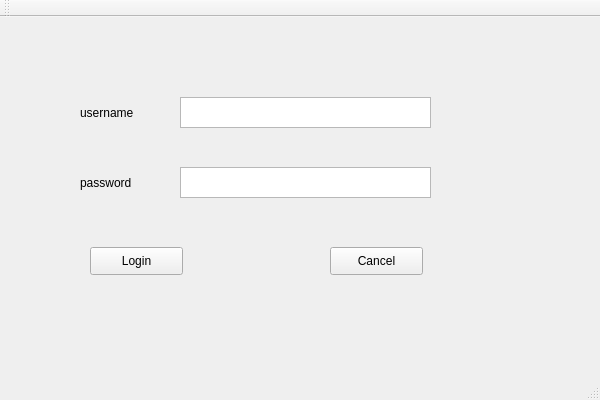
<?xml version="1.0" encoding="UTF-8"?>
<ui version="4.0">
 <class>qtClass</class>
 <widget class="QMainWindow" name="qtClass">
  <property name="geometry">
   <rect>
    <x>0</x>
    <y>0</y>
    <width>600</width>
    <height>400</height>
   </rect>
  </property>
  <property name="windowTitle">
   <string>qt</string>
  </property>
  <widget class="QWidget" name="centralWidget">
   <widget class="QPushButton" name="pushButton">
    <property name="geometry">
     <rect>
      <x>90</x>
      <y>230</y>
      <width>93</width>
      <height>28</height>
     </rect>
    </property>
    <property name="text">
     <string>Login</string>
    </property>
   </widget>
   <widget class="QLabel" name="label">
    <property name="geometry">
     <rect>
      <x>80</x>
      <y>70</y>
      <width>71</width>
      <height>51</height>
     </rect>
    </property>
    <property name="text">
     <string>username</string>
    </property>
   </widget>
   <widget class="QPushButton" name="pushButton_2">
    <property name="geometry">
     <rect>
      <x>330</x>
      <y>230</y>
      <width>93</width>
      <height>28</height>
     </rect>
    </property>
    <property name="text">
     <string>Cancel</string>
    </property>
   </widget>
   <widget class="QLabel" name="label_2">
    <property name="geometry">
     <rect>
      <x>80</x>
      <y>140</y>
      <width>71</width>
      <height>51</height>
     </rect>
    </property>
    <property name="text">
     <string>password</string>
    </property>
   </widget>
   <widget class="QTextBrowser" name="textBrowser">
    <property name="geometry">
     <rect>
      <x>180</x>
      <y>80</y>
      <width>251</width>
      <height>31</height>
     </rect>
    </property>
   </widget>
   <widget class="QTextBrowser" name="textBrowser_2">
    <property name="geometry">
     <rect>
      <x>180</x>
      <y>150</y>
      <width>251</width>
      <height>31</height>
     </rect>
    </property>
   </widget>
  </widget>
  <widget class="QMenuBar" name="menuBar">
   <property name="geometry">
    <rect>
     <x>0</x>
     <y>0</y>
     <width>600</width>
     <height>26</height>
    </rect>
   </property>
  </widget>
  <widget class="QToolBar" name="mainToolBar">
   <attribute name="toolBarArea">
    <enum>TopToolBarArea</enum>
   </attribute>
   <attribute name="toolBarBreak">
    <bool>false</bool>
   </attribute>
  </widget>
  <widget class="QStatusBar" name="statusBar"/>
 </widget>
 <layoutdefault spacing="6" margin="11"/>
 <resources>
  <include location="qt.qrc"/>
 </resources>
 <connections/>
</ui>
